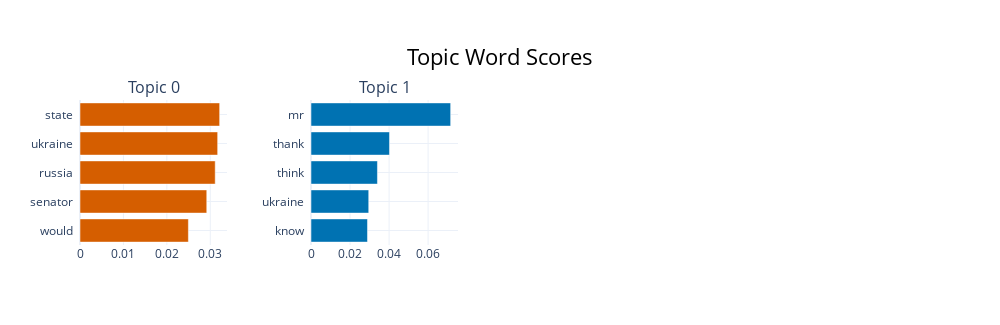

Source (notebook cell):
### Code cell
topic_model.visualize_barchart(top_n_topics=5)

### Figure 1 — Plotly figure (JSON) as saved in the notebook; plotly's stock layout.template omitted (floating-point values rounded to 4 significant figures)
{"data": [{"marker": {"color": "#D55E00"}, "orientation": "h", "type": "bar", "x": [0.02496, 0.02919, 0.03114, 0.0317, 0.03216], "xaxis": "x", "y": ["would  ", "senator  ", "russia  ", "ukraine  ", "state  "], "yaxis": "y"}, {"marker": {"color": "#0072B2"}, "orientation": "h", "type": "bar", "x": [0.02894, 0.02957, 0.03404, 0.04021, 0.07154], "xaxis": "x2", "y": ["know  ", "ukraine  ", "think  ", "thank  ", "mr  "], "yaxis": "y2"}], "layout": {"annotations": [{"font": {"size": 16}, "showarrow": false, "text": "Topic 0", "x": 0.0875, "xanchor": "center", "xref": "paper", "y": 1, "yanchor": "bottom", "yref": "paper"}, {"font": {"size": 16}, "showarrow": false, "text": "Topic 1", "x": 0.3625, "xanchor": "center", "xref": "paper", "y": 1, "yanchor": "bottom", "yref": "paper"}], "height": 325, "hoverlabel": {"bgcolor": "white", "font": {"family": "Rockwell", "size": 16}}, "showlegend": false, "title": {"font": {"color": "Black", "size": 22}, "text": "Topic Word Scores", "x": 0.5, "xanchor": "center", "yanchor": "top"}, "width": 1000, "xaxis": {"anchor": "y", "domain": [0, 0.175], "showgrid": true}, "xaxis2": {"anchor": "y2", "domain": [0.275, 0.45], "showgrid": true}, "xaxis3": {"anchor": "y3", "domain": [0.55, 0.725], "showgrid": true}, "xaxis4": {"anchor": "y4", "domain": [0.825, 1], "showgrid": true}, "yaxis": {"anchor": "x", "domain": [0, 1], "showgrid": true}, "yaxis2": {"anchor": "x2", "domain": [0, 1], "showgrid": true}, "yaxis3": {"anchor": "x3", "domain": [0, 1], "showgrid": true}, "yaxis4": {"anchor": "x4", "domain": [0, 1], "showgrid": true}}}
